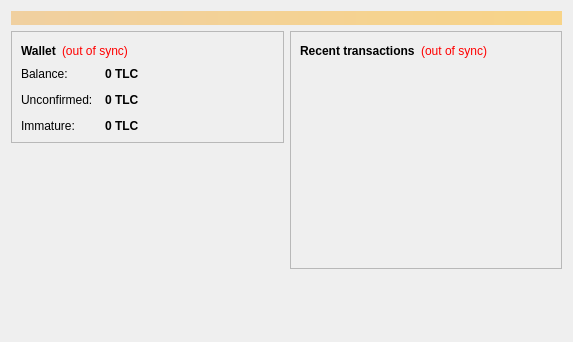
<?xml version="1.0" encoding="UTF-8"?>
<ui version="4.0">
 <class>OverviewPage</class>
 <widget class="QWidget" name="OverviewPage">
  <property name="geometry">
   <rect>
    <x>0</x>
    <y>0</y>
    <width>573</width>
    <height>342</height>
   </rect>
  </property>
  <property name="windowTitle">
   <string>Form</string>
  </property>
  <layout class="QVBoxLayout" name="topLayout">
   <item>
    <widget class="QLabel" name="labelAlerts">
     <property name="visible">
      <bool>false</bool>
     </property>
     <property name="styleSheet">
      <string notr="true">background-color: qlineargradient(x1: 0, y1: 0, x2: 1, y2: 0, stop:0 #F0D0A0, stop:1 #F8D488); color:#000000;</string>
     </property>
     <property name="wordWrap">
      <bool>true</bool>
     </property>
     <property name="margin">
      <number>3</number>
     </property>
    </widget>
   </item>
   <item>
    <layout class="QHBoxLayout" name="horizontalLayout" stretch="1,1">
     <item>
      <layout class="QVBoxLayout" name="verticalLayout_2">
       <item>
        <widget class="QFrame" name="frame">
         <property name="frameShape">
          <enum>QFrame::StyledPanel</enum>
         </property>
         <property name="frameShadow">
          <enum>QFrame::Raised</enum>
         </property>
         <layout class="QVBoxLayout" name="verticalLayout_4">
          <item>
           <layout class="QHBoxLayout" name="horizontalLayout_4">
            <item>
             <widget class="QLabel" name="label_5">
              <property name="font">
               <font>
                <weight>75</weight>
                <bold>true</bold>
               </font>
              </property>
              <property name="text">
               <string>Wallet</string>
              </property>
             </widget>
            </item>
            <item>
             <widget class="QLabel" name="labelWalletStatus">
              <property name="toolTip">
               <string>The displayed information may be out of date. Your wallet automatically synchronizes with the Tubaclecoin network after a connection is established, but this process has not completed yet.</string>
              </property>
              <property name="styleSheet">
               <string notr="true">QLabel { color: red; }</string>
              </property>
              <property name="text">
               <string notr="true">(out of sync)</string>
              </property>
              <property name="alignment">
               <set>Qt::AlignLeading|Qt::AlignLeft|Qt::AlignVCenter</set>
              </property>
             </widget>
            </item>
            <item>
             <spacer name="horizontalSpacer_2">
              <property name="orientation">
               <enum>Qt::Horizontal</enum>
              </property>
              <property name="sizeHint" stdset="0">
               <size>
                <width>40</width>
                <height>20</height>
               </size>
              </property>
             </spacer>
            </item>
           </layout>
          </item>
          <item>
           <layout class="QFormLayout" name="formLayout_2">
            <property name="fieldGrowthPolicy">
             <enum>QFormLayout::AllNonFixedFieldsGrow</enum>
            </property>
            <property name="horizontalSpacing">
             <number>12</number>
            </property>
            <property name="verticalSpacing">
             <number>12</number>
            </property>
            <item row="0" column="0">
             <widget class="QLabel" name="label">
              <property name="text">
               <string>Balance:</string>
              </property>
             </widget>
            </item>
            <item row="0" column="1">
             <widget class="QLabel" name="labelBalance">
              <property name="font">
               <font>
                <weight>75</weight>
                <bold>true</bold>
               </font>
              </property>
              <property name="cursor">
               <cursorShape>IBeamCursor</cursorShape>
              </property>
              <property name="toolTip">
               <string>Your current balance</string>
              </property>
              <property name="text">
               <string notr="true">0 TLC</string>
              </property>
              <property name="textInteractionFlags">
               <set>Qt::LinksAccessibleByMouse|Qt::TextSelectableByKeyboard|Qt::TextSelectableByMouse</set>
              </property>
             </widget>
            </item>
            <item row="1" column="0">
             <widget class="QLabel" name="label_3">
              <property name="text">
               <string>Unconfirmed:</string>
              </property>
             </widget>
            </item>
            <item row="1" column="1">
             <widget class="QLabel" name="labelUnconfirmed">
              <property name="font">
               <font>
                <weight>75</weight>
                <bold>true</bold>
               </font>
              </property>
              <property name="cursor">
               <cursorShape>IBeamCursor</cursorShape>
              </property>
              <property name="toolTip">
               <string>Total of transactions that have yet to be confirmed, and do not yet count toward the current balance</string>
              </property>
              <property name="text">
               <string notr="true">0 TLC</string>
              </property>
              <property name="textInteractionFlags">
               <set>Qt::LinksAccessibleByMouse|Qt::TextSelectableByKeyboard|Qt::TextSelectableByMouse</set>
              </property>
             </widget>
            </item>
            <item row="2" column="0">
             <widget class="QLabel" name="labelImmatureText">
              <property name="text">
               <string>Immature:</string>
              </property>
             </widget>
            </item>
            <item row="2" column="1">
             <widget class="QLabel" name="labelImmature">
              <property name="font">
               <font>
                <weight>75</weight>
                <bold>true</bold>
               </font>
              </property>
              <property name="toolTip">
               <string>Mined balance that has not yet matured</string>
              </property>
              <property name="text">
               <string notr="true">0 TLC</string>
              </property>
              <property name="textInteractionFlags">
               <set>Qt::LinksAccessibleByMouse|Qt::TextSelectableByKeyboard|Qt::TextSelectableByMouse</set>
              </property>
             </widget>
            </item>
           </layout>
          </item>
         </layout>
        </widget>
       </item>
       <item>
        <spacer name="verticalSpacer">
         <property name="orientation">
          <enum>Qt::Vertical</enum>
         </property>
         <property name="sizeHint" stdset="0">
          <size>
           <width>20</width>
           <height>40</height>
          </size>
         </property>
        </spacer>
       </item>
      </layout>
     </item>
     <item>
      <layout class="QVBoxLayout" name="verticalLayout_3">
       <item>
        <widget class="QFrame" name="frame_2">
         <property name="frameShape">
          <enum>QFrame::StyledPanel</enum>
         </property>
         <property name="frameShadow">
          <enum>QFrame::Raised</enum>
         </property>
         <layout class="QVBoxLayout" name="verticalLayout">
          <item>
           <layout class="QHBoxLayout" name="horizontalLayout_2">
            <item>
             <widget class="QLabel" name="label_4">
              <property name="text">
               <string>&lt;b&gt;Recent transactions&lt;/b&gt;</string>
              </property>
             </widget>
            </item>
            <item>
             <widget class="QLabel" name="labelTransactionsStatus">
              <property name="toolTip">
               <string>The displayed information may be out of date. Your wallet automatically synchronizes with the Tubaclecoin network after a connection is established, but this process has not completed yet.</string>
              </property>
              <property name="styleSheet">
               <string notr="true">QLabel { color: red; }</string>
              </property>
              <property name="text">
               <string notr="true">(out of sync)</string>
              </property>
              <property name="alignment">
               <set>Qt::AlignRight|Qt::AlignTrailing|Qt::AlignVCenter</set>
              </property>
             </widget>
            </item>
            <item>
             <spacer name="horizontalSpacer">
              <property name="orientation">
               <enum>Qt::Horizontal</enum>
              </property>
              <property name="sizeHint" stdset="0">
               <size>
                <width>40</width>
                <height>20</height>
               </size>
              </property>
             </spacer>
            </item>
           </layout>
          </item>
          <item>
           <widget class="QListView" name="listTransactions">
            <property name="styleSheet">
             <string notr="true">QListView { background: transparent; }</string>
            </property>
            <property name="frameShape">
             <enum>QFrame::NoFrame</enum>
            </property>
            <property name="verticalScrollBarPolicy">
             <enum>Qt::ScrollBarAlwaysOff</enum>
            </property>
            <property name="horizontalScrollBarPolicy">
             <enum>Qt::ScrollBarAlwaysOff</enum>
            </property>
            <property name="selectionMode">
             <enum>QAbstractItemView::NoSelection</enum>
            </property>
           </widget>
          </item>
         </layout>
        </widget>
       </item>
       <item>
        <spacer name="verticalSpacer_2">
         <property name="orientation">
          <enum>Qt::Vertical</enum>
         </property>
         <property name="sizeHint" stdset="0">
          <size>
           <width>20</width>
           <height>40</height>
          </size>
         </property>
        </spacer>
       </item>
      </layout>
     </item>
    </layout>
   </item>
  </layout>
 </widget>
 <resources/>
 <connections/>
</ui>
